Frame 1 (no input): blank canvas, image omitted
Frame 60 (no input): blank canvas, image omitted
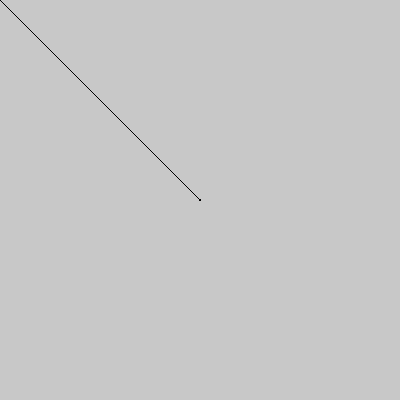
Frame 120 (the mouse pressed at the canvas centre since frame 60)

The p5.js sketch whose frames 1 and 60 were blank and that drew this single picture after the mouse press (run headless with seeded random() and noise() and a simulated clock; from frame 60 on, the mouse is pressed at the canvas centre):

// p5.js sketch
// ── sketch.js
let data;

function setup() {
  createCanvas(400, 400);
  background(200);
}

function draw() {
  line(mouseX, mouseY, pmouseX, pmouseY);
}

function keyTyped() {
  if(key === "a"){
    startRecording();
  }else if(key === "s"){
    stopRecording();
  }
}
